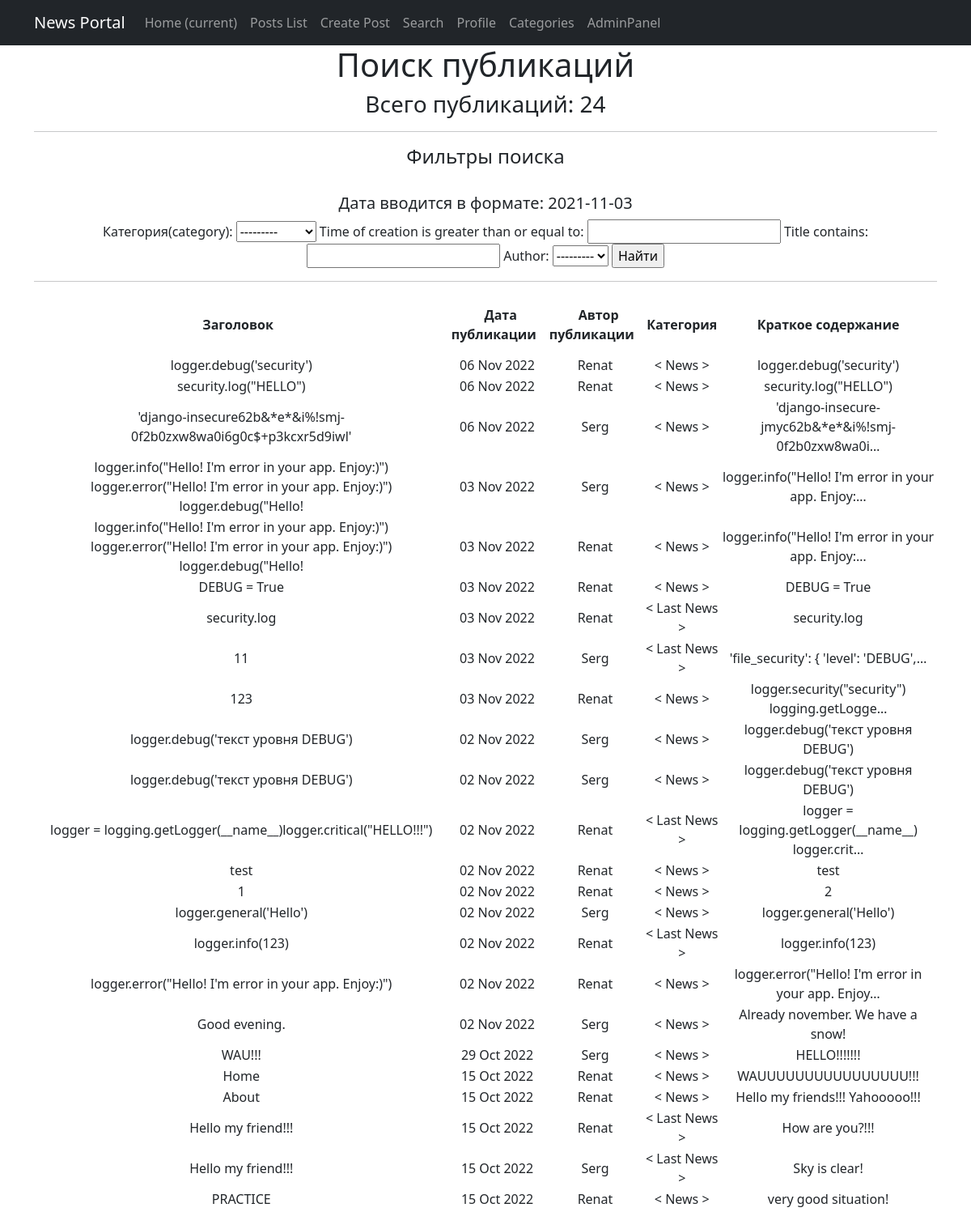
/posts/search/, run on the app's committed database.
### news/models.py (models this page shows, shortened)
class Post(models.Model):
    article = 'AR'
    news = 'NW'
    kind = [
        (article, 'Статья'),
        (news, 'Новость')
    ]
    author = models.ForeignKey(Author, on_delete=models.CASCADE)
    view = models.CharField(max_length=2, choices=kind, default=article)
    time_of_creation = models.DateTimeField(auto_now_add=True)
    post_category = models.ForeignKey(Category, on_delete=models.CASCADE, verbose_name='Категория(category)')
    title = models.CharField(max_length=128)
    text = models.TextField()
    post_rating = models.IntegerField(default=0)
    class Meta:
        verbose_name = 'Публикация'
        verbose_name_plural = 'Публикации'

class Author(models.Model):
    author_user = models.OneToOneField(User, on_delete=models.CASCADE)
    author_rating = models.IntegerField(default=0)
    class Meta:
        verbose_name = 'Автор'
        verbose_name_plural = 'Авторы'
    def __str__(self):
        return f'{self.author_user}'

class Category(models.Model):
    name = models.CharField(max_length=64, unique=True)
    subscribers = models.ManyToManyField(User, through='CategorySubscribers')
    class Meta:
        verbose_name = 'Категория'
        verbose_name_plural = 'Категории'
    def __str__(self):
        return f'{self.name}'

### news/views.py (the view)
# urls.py: path('search/', PostsSearch.as_view(), name='search'),
class PostsSearch(ListView):
    model = Post
    template_name = 'news/search.html'
    context_object_name = 'posts_search'
    ordering = ['-time_of_creation']
    def get_context_data(self, **kwargs):
        context = super().get_context_data(**kwargs)
        context['filter'] = PostFilter(self.request.GET, queryset=self.get_queryset()) # вписываем наш фильтр в контекст
        return context

### news/templatetags/custom_filters.py (called while the page is built)
@register.filter(name='censor')
def censor(value):
    censor_list = ['мат']
    text = value.split()
    for word in text:
        if word.lower() in censor_list:
            value = value.replace(word, '[CENSORED]')
    return value

### templates/news/search.html (shortened to what this page needs)
{% extends 'default.html' %}
{% load custom_filters %}
{% block content %}
    <h1>Поиск публикаций</h1>
    <h3><p align="center">Всего публикаций: {{ posts_search|length }}</p></h3>
    <hr>
    <h4>Фильтры поиска</h4>
    <br>
    <h5>Дата вводится в формате: 2021-11-03</h5>
    <form method="GET">
        {{ filter.form }}
        <input type="submit" value="Найти">
    </form>
    <hr>
    {% if posts_search %}
       <table>
           <thead>
              <th>
                  <b>Заголовок &nbsp </b>
              </th>
              <th>
                  <b> &nbsp Дата публикации &nbsp </b>
              </th>
              <th>
                  <b> &nbsp Автор публикации &nbsp </b>
              </th>
              <th>
                  <b> &nbsp Категория &nbsp </b>
              </th>
              <th>
                  <b> &nbsp Краткое содержание &nbsp</b>
              </th>
           </thead>
      {% for post in filter.qs %}
          <tr>
              <td>
                  {{ post.title|censor }}
              </td>
              <td>
                  {{ post.time_of_creation|date:'d M Y'}}
              </td>
              <td>
                  {{ post.author }}
              </td>
              <td>
                  < {{ post.post_category }} >
              </td>
              <td>
                  {{ post.text|truncatechars:50|censor }}
              </td>
          </tr>
      {% endfor %}
      </table>
    <br>
    {% else %}
      <h2>Публикаций нет!</h2>
    {% endif %}
{% endblock content %}

### data on the page
Post: title|censor "logger.debug('security')", time_of_creation "06 Nov 2022", author "Renat", post_category "News", text|censor "logger.debug('security')"
Post: title|censor "security.log(\"HELLO\")", time_of_creation "06 Nov 2022", author "Renat", post_category "News", text|censor "security.log(\"HELLO\")"
Post: title|censor "'django-insecure62b&*e*&i%!smj-0f2b0zxw8wa0i6g0c$+p3kcxr5d9iwl'", time_of_creation "06 Nov 2022", author "Serg", post_category "News", text|censor "'django-insecure-jmyc62b&*e*&i%!smj-0f2b0zxw8wa0i…"
Post: title|censor "logger.info(\"Hello! I'm error in your app. Enjoy:)\") logger.error(\"Hello! I'm error in your app. Enjoy:)\") logger.debug(\"Hello!", time_of_creation "03 Nov 2022", author "Serg", post_category "News", text|censor "logger.info(\"Hello! I'm error in your app. Enjoy:…"
Post: title|censor "logger.info(\"Hello! I'm error in your app. Enjoy:)\") logger.error(\"Hello! I'm error in your app. Enjoy:)\") logger.debug(\"Hello!", time_of_creation "03 Nov 2022", author "Renat", post_category "News", text|censor "logger.info(\"Hello! I'm error in your app. Enjoy:…"
Post: title|censor "DEBUG = True", time_of_creation "03 Nov 2022", author "Renat", post_category "News", text|censor "DEBUG = True"
Post: title|censor "security.log", time_of_creation "03 Nov 2022", author "Renat", post_category "Last News", text|censor "security.log"
Post: title|censor "11", time_of_creation "03 Nov 2022", author "Serg", post_category "Last News", text|censor "'file_security': { 'level': 'DEBUG',…"
Post: title|censor "123", time_of_creation "03 Nov 2022", author "Renat", post_category "News", text|censor "logger.security(\"security\") logging.getLogge…"
Post: title|censor "logger.debug('текст уровня DEBUG')", time_of_creation "02 Nov 2022", author "Serg", post_category "News", text|censor "logger.debug('текст уровня DEBUG')"
Post: title|censor "logger.debug('текст уровня DEBUG')", time_of_creation "02 Nov 2022", author "Serg", post_category "News", text|censor "logger.debug('текст уровня DEBUG')"
Post: title|censor "logger = logging.getLogger(__name__)logger.critical(\"HELLO!!!\")", time_of_creation "02 Nov 2022", author "Renat", post_category "Last News", text|censor "logger = logging.getLogger(__name__) logger.crit…"
Post: title|censor "test", time_of_creation "02 Nov 2022", author "Renat", post_category "News", text|censor "test"
Post: title|censor "1", time_of_creation "02 Nov 2022", author "Renat", post_category "News", text|censor "2"
Post: title|censor "logger.general('Hello')", time_of_creation "02 Nov 2022", author "Serg", post_category "News", text|censor "logger.general('Hello')"
Post: title|censor "logger.info(123)", time_of_creation "02 Nov 2022", author "Renat", post_category "Last News", text|censor "logger.info(123)"
Post: title|censor "logger.error(\"Hello! I'm error in your app. Enjoy:)\")", time_of_creation "02 Nov 2022", author "Renat", post_category "News", text|censor "logger.error(\"Hello! I'm error in your app. Enjoy…"
Post: title|censor "Good evening.", time_of_creation "02 Nov 2022", author "Serg", post_category "News", text|censor "Already november. We have a snow!"
Post: title|censor "WAU!!!", time_of_creation "29 Oct 2022", author "Serg", post_category "News", text|censor "HELLO!!!!!!!"
Post: title|censor "Home", time_of_creation "15 Oct 2022", author "Renat", post_category "News", text|censor "WAUUUUUUUUUUUUUUUU!!!"
Post: title|censor "About", time_of_creation "15 Oct 2022", author "Renat", post_category "News", text|censor "Hello my friends!!! Yahooooo!!!"
Post: title|censor "Hello my friend!!!", time_of_creation "15 Oct 2022", author "Renat", post_category "Last News", text|censor "How are you?!!!"
Post: title|censor "Hello my friend!!!", time_of_creation "15 Oct 2022", author "Serg", post_category "Last News", text|censor "Sky is clear!"
Post: title|censor "PRACTICE", time_of_creation "15 Oct 2022", author "Renat", post_category "News", text|censor "very good situation!"

### other printed values
{{ posts_search|length }} "24"
